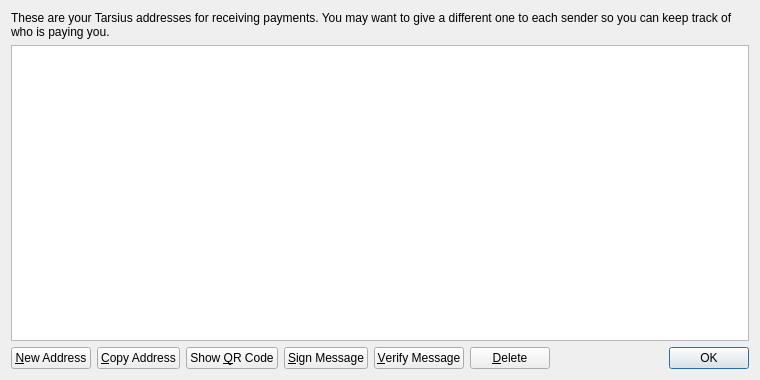
<?xml version="1.0" encoding="UTF-8"?>
<ui version="4.0">
 <class>AddressBookPage</class>
 <widget class="QWidget" name="AddressBookPage">
  <property name="geometry">
   <rect>
    <x>0</x>
    <y>0</y>
    <width>760</width>
    <height>380</height>
   </rect>
  </property>
  <property name="windowTitle">
   <string>Address Book</string>
  </property>
  <layout class="QVBoxLayout" name="verticalLayout">
   <item>
    <widget class="QLabel" name="labelExplanation">
     <property name="text">
      <string>These are your Tarsius addresses for receiving payments. You may want to give a different one to each sender so you can keep track of who is paying you.</string>
     </property>
     <property name="textFormat">
      <enum>Qt::PlainText</enum>
     </property>
     <property name="wordWrap">
      <bool>true</bool>
     </property>
    </widget>
   </item>
   <item>
    <widget class="QTableView" name="tableView">
     <property name="contextMenuPolicy">
      <enum>Qt::CustomContextMenu</enum>
     </property>
     <property name="toolTip">
      <string>Double-click to edit address or label</string>
     </property>
     <property name="tabKeyNavigation">
      <bool>false</bool>
     </property>
     <property name="alternatingRowColors">
      <bool>true</bool>
     </property>
     <property name="selectionMode">
      <enum>QAbstractItemView::SingleSelection</enum>
     </property>
     <property name="selectionBehavior">
      <enum>QAbstractItemView::SelectRows</enum>
     </property>
     <property name="sortingEnabled">
      <bool>true</bool>
     </property>
     <attribute name="verticalHeaderVisible">
      <bool>false</bool>
     </attribute>
    </widget>
   </item>
   <item>
    <layout class="QHBoxLayout" name="horizontalLayout">
     <item>
      <widget class="QPushButton" name="newAddressButton">
       <property name="toolTip">
        <string>Create a new address</string>
       </property>
       <property name="text">
        <string>&amp;New Address</string>
       </property>
       <property name="icon">
        <iconset resource="../bitcoin.qrc">
         <normaloff>:/icons/add</normaloff>:/icons/add</iconset>
       </property>
      </widget>
     </item>
     <item>
      <widget class="QPushButton" name="copyToClipboard">
       <property name="toolTip">
        <string>Copy the currently selected address to the system clipboard</string>
       </property>
       <property name="text">
        <string>&amp;Copy Address</string>
       </property>
       <property name="icon">
        <iconset resource="../bitcoin.qrc">
         <normaloff>:/icons/editcopy</normaloff>:/icons/editcopy</iconset>
       </property>
      </widget>
     </item>
     <item>
      <widget class="QPushButton" name="showQRCode">
       <property name="text">
        <string>Show &amp;QR Code</string>
       </property>
       <property name="icon">
        <iconset resource="../bitcoin.qrc">
         <normaloff>:/icons/qrcode</normaloff>:/icons/qrcode</iconset>
       </property>
      </widget>
     </item>
     <item>
      <widget class="QPushButton" name="signMessage">
       <property name="toolTip">
        <string>Sign a message to prove you own a Bitcoin address</string>
       </property>
       <property name="text">
        <string>&amp;Sign Message</string>
       </property>
       <property name="icon">
        <iconset resource="../bitcoin.qrc">
         <normaloff>:/icons/edit</normaloff>:/icons/edit</iconset>
       </property>
      </widget>
     </item>
     <item>
      <widget class="QPushButton" name="verifyMessage">
       <property name="toolTip">
        <string>Verify a message to ensure it was signed with a specified Bitcoin address</string>
       </property>
       <property name="text">
        <string>&amp;Verify Message</string>
       </property>
       <property name="icon">
        <iconset resource="../bitcoin.qrc">
         <normaloff>:/icons/transaction_0</normaloff>:/icons/transaction_0</iconset>
       </property>
      </widget>
     </item>
     <item>
      <widget class="QPushButton" name="deleteButton">
       <property name="toolTip">
        <string>Delete the currently selected address from the list. Only sending addresses can be deleted.</string>
       </property>
       <property name="text">
        <string>&amp;Delete</string>
       </property>
       <property name="icon">
        <iconset resource="../bitcoin.qrc">
         <normaloff>:/icons/remove</normaloff>:/icons/remove</iconset>
       </property>
      </widget>
     </item>
     <item>
      <spacer name="horizontalSpacer">
       <property name="orientation">
        <enum>Qt::Horizontal</enum>
       </property>
       <property name="sizeHint" stdset="0">
        <size>
         <width>40</width>
         <height>20</height>
        </size>
       </property>
      </spacer>
     </item>
     <item>
      <widget class="QDialogButtonBox" name="buttonBox">
       <property name="sizePolicy">
        <sizepolicy hsizetype="Maximum" vsizetype="Fixed">
         <horstretch>0</horstretch>
         <verstretch>0</verstretch>
        </sizepolicy>
       </property>
       <property name="standardButtons">
        <set>QDialogButtonBox::Ok</set>
       </property>
      </widget>
     </item>
    </layout>
   </item>
  </layout>
 </widget>
 <resources>
  <include location="../bitcoin.qrc"/>
 </resources>
 <connections/>
</ui>
